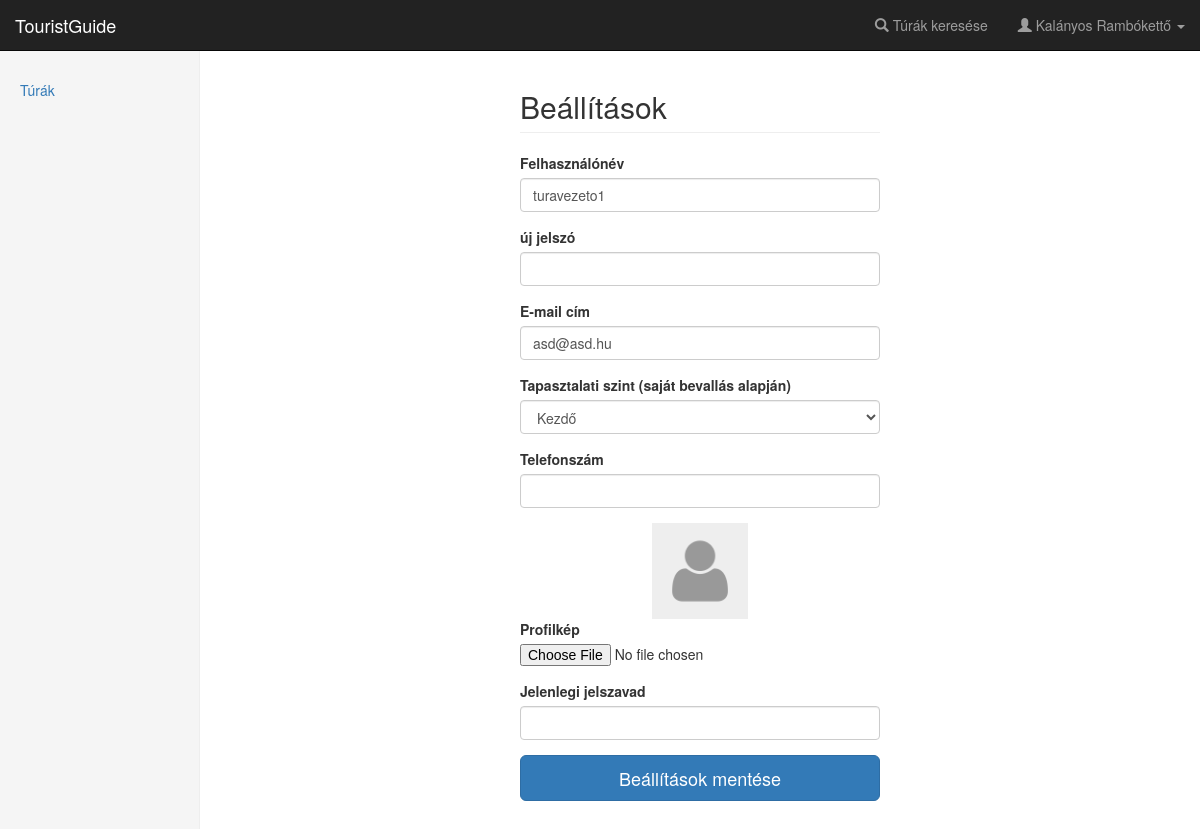
The app's page /settings (signed in) with its own data.
### app/db/models.py (models this page shows, shortened)
class User(UserMixin, database.Model):
    __tablename__ = 'users'
    id = database.Column(database.Integer, primary_key=True)
    username = database.Column(database.String(64), unique=True, index=True)
    password = database.Column(database.String(40), nullable=False)
    fullname = database.Column(database.String(64), nullable=False)
    avatar_src = database.Column(database.String(100))
    birth = database.Column(database.Date)
    experience_id = database.Column(
        database.Integer, database.ForeignKey('experiences.id'))
    experience = database.relationship(
        'Experience', backref=database.backref('users', lazy='dynamic')
    )
    account_type_id = database.Column(
        database.Integer, database.ForeignKey('roles.id')
    )
    account_type = database.relationship(
        'Role', backref=database.backref('users', lazy='dynamic')
    )
    email = database.Column(database.String(100), nullable=False)
    phone = database.Column(database.String(11))
    allowance = database.Column(database.Integer)
    numoftours = database.Column(database.Integer)
    status = database.Column(database.Integer)

class Experience(database.Model):
    __tablename__ = 'experiences'
    id = database.Column(database.Integer, primary_key=True)
    name = database.Column(database.String(64), unique=True)
    def __eq__(self, other):
        if isinstance(other, self.__class__):
            return self.id == other.id and self.name == other.name
        return False

### app/users/views.py (the view, shortened to what this page needs)
@users.route('/settings', methods=('GET', 'POST'))
@login_required
def settings():
    settings_form = SettingsForm()
    settings_form.experience.choices = [(e.id, e.name) for e in
                                        ExperienceDAO.get_experiences()]
    settings_form.name.data = current_user.username
    settings_form.email.data = current_user.email
    settings_form.experience.data = current_user.experience
    settings_form.phoneNumber.data = current_user.phone
    return render_template(
        'settings.html', settings_form=settings_form,
        sidebar_items=sidebar_items, experience=current_user.experience_id,
        success=None, message='')

### app/users/forms.py (shortened to what this page needs)
class SettingsForm(Form):
    name = StringField(
        u'Felhasználónév',
        validators=[DataRequired(u'Adj meg egy felhasználónevet!')]
    )
    new_pwd = PasswordField(
        u'új jelszó'
    )
    old_pwd = PasswordField(
        u'Jelenlegi jelszavad',
        validators=[
            DataRequired(u'Add meg a jelszavad a beállítások módosításához!')
        ]
    )
    email = StringField(
        u'E-mail cím',
        validators=[
            DataRequired(u'Adj meg egy email címet!'),
            Email(u'Érvénytelen email cím!')
        ]
    )
    experience = SelectField(
        u'Tapasztalati szint (saját bevallás alapján)',
        coerce=int
    )
    phoneNumber = StringField(
        u'Telefonszám',
        validators=[Optional(),
                    Regexp("[0-9]{11}", message="Érvénytelen telefonszám!")]
    )
    avatar = FileField(
        u'Profilkép'
    )
    submit = SubmitField(u'Beállítások mentése')

### app/db/experiencemanager.py (called while the page is built)
    @staticmethod
    def get_experiences():
        return Experience.query.all()

### app/db/models.py (called while the page is built)
@loginmanager.user_loader
def load_user(user_id):
    return User.query.get(int(user_id))

### app/templates/settings.html (shortened to what this page needs)
{% extends "base.html" %}
{% block page_content %}
<div class="form-signin">
  <h2 class="page-header">Beállítások</h2>
  <form action="" class="form" method="post" role="form" enctype="multipart/form-data">
    {% import "bootstrap/wtf.html" as wtf %}
    {{ wtf.form_field(settings_form.name) }}
    {{ wtf.form_field(settings_form.new_pwd) }}
    {{ wtf.form_field(settings_form.email) }}
    <div class="form-group">
    {{ settings_form.experience.label() }}
      <select class="form-control" id="{{ settings_form.experience.label.field_id }}" name="{{ settings_form.experience.label.field_id }}">
        {% for option in settings_form.experience -%}
        <option value="{{ option.data }}"{{ ' selected' if option.data == experience }}>{{ option.label.text | e }}</option>
        {% endfor %}
      </select>
    </div>
    {{ wtf.form_field(settings_form.phoneNumber) }}
    <div class="form-group ">
      <div style="width:96px" class="center-block">
        <img src="{{ url_for('static', filename='uploads/avatars/{}'.format(current_user.avatar_src or 'default.jpg')) }}" class="img-responsive">
      </div>
      {{ settings_form.avatar.label(class="control-label") }}
      <input accept="image/*" id="avatar" name="avatar" type="file">
    </div>
    {{ wtf.form_field(settings_form.old_pwd) }}
    <div class="form-group">
      {{ settings_form.submit(class="btn btn-primary btn-lg btn-block") }}
    </div>
  </form>
</div>
{% endblock page_content %}

### app/templates/base.html (shortened to what this page needs)
﻿{% extends "bootstrap/base.html" %}
{% block styles %}
{{ super() }}
    <link href="{{ url_for('static', filename='css/main.css') }}" rel="stylesheet">
{% endblock styles %}
{% block navbar %}
{% include "navbar.html" %}
{% endblock navbar %}
{% block content %}
<div class="container-fluid">
  <div class="row">
    <div class="col-sm-3 col-md-2 sidebar">
      {% set active_page = active_page %}
      {% include "sidebar.html" %}
    </div>
    <div class="col-sm-9 col-sm-offset-3 col-md-10 col-md-offset-2 main">
      {% block page_content %}
      {% endblock page_content %}
    </div>
  </div>
</div>
{% endblock content %}

### app/templates/navbar.html (shortened to what this page needs)
<nav class="navbar navbar-inverse navbar-fixed-top">
  <div class="container-fluid">
    <div class="navbar-header">
      <a class="navbar-brand" href="/">TouristGuide</a>
    </div>
    <div id="navbar" class="navbar-collapse collapse">
      <ul class="nav navbar-nav navbar-right">
        <li><a href="{{ url_for('tours.search_tours') }}"><span class="glyphicon glyphicon-search" aria-hidden="true"></span>
          Túrák keresése</a></li>
        {% if current_user.is_authenticated %}
        <li class="dropdown">
          <a href="#" class="dropdown-toggle" data-toggle="dropdown" role="button" aria-haspopup="true" aria-expanded="false">
            <span class="glyphicon glyphicon-user" aria-hidden="true"></span>
            {{ current_user.fullname }}
            <span class="caret"></span>
          </a>
        </li>
        {% else %}
        <li><a href="{{ url_for('users.register') }}"><span class="glyphicon glyphicon-edit" aria-hidden="true"></span>
          Regisztráció</a></li>
        <li><a href="{{ url_for('users.login') }}"><span class="glyphicon glyphicon-log-in" aria-hidden="true"></span>
          Bejelentkezés</a></li>
        {% endif %}
      </ul>
    </div>
  </div>
</nav>

### app/templates/sidebar.html
<ul class="nav nav-sidebar">
  {% for href, id, caption in sidebar_items -%}
  <li{% if id == active_page %} class="active"{% endif %}><a href="{{ href|e }}">{{ caption|e }}</a></li>
  {% endfor %}
</ul>

### app/static/css/main.css (style rules this page uses)
body { padding-top: 50px; }
.sidebar { display: none; }
@media (min-width: 768px) { .sidebar { position: fixed; top: 50px; bottom: 0; left: 0; z-index: 1000; display: block; padding: 20px; overflow-x: hidden; overflow-y: auto; background-color: #f5f5f5; border-right: 1px solid #eee; } }
.nav-sidebar { margin-right: -21px; margin-bottom: 20px; margin-left: -20px; }
.nav-sidebar > li > a { padding-right: 20px; padding-left: 20px; }
.main { padding: 20px; }
@media (min-width: 768px) { .main { padding-right: 40px; padding-left: 40px; } }
.main .page-header { margin-top: 0; }
.form-signin { max-width: 360px; margin: 0 auto; }

### records on screen
User: fullname "Kalányos Rambókettő", email "asd@asd.hu"
Experience: experience "Kezdő"

### other values on screen
{{ caption|e }} "Túrák"
{{ settings_form.experience.label() }} "Tapasztalati szint (saját bevallás alapján)"
{{ settings_form.avatar.label(class="control-label") }} "Profilkép"
